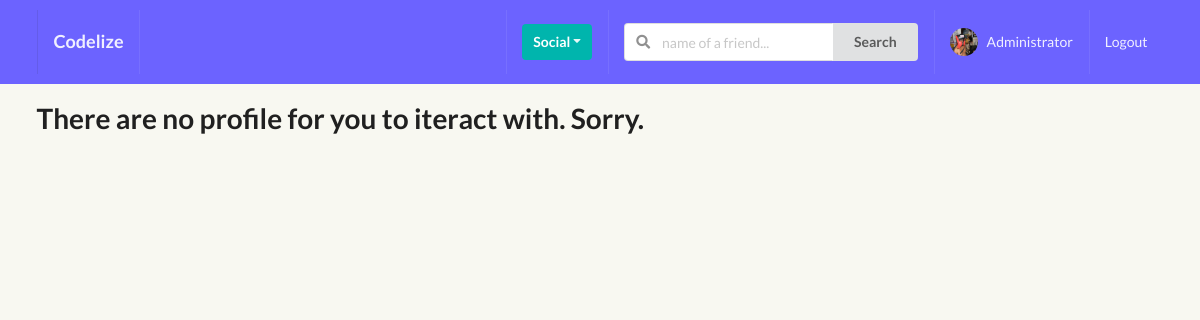
The page /profiles/ (signed in) on the database as committed earlier.
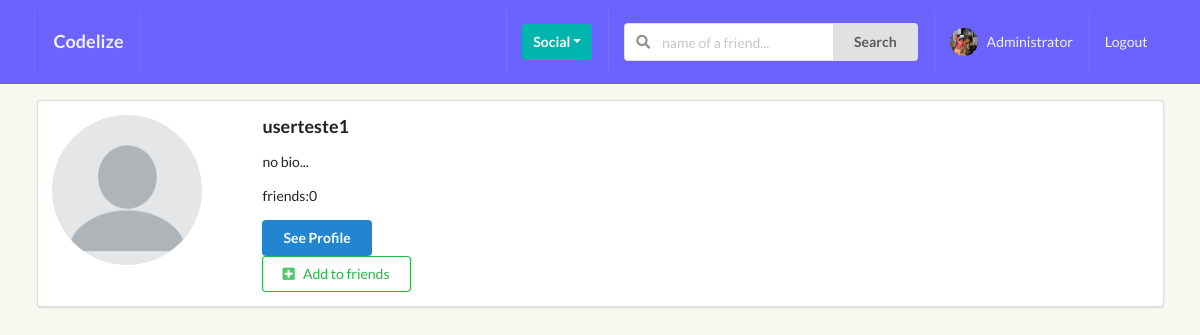
The same page on the database as committed later.
### perfil/models.py (models this page shows, shortened)
class Profile(models.Model):
    first_name = models.CharField(max_length=200, blank=True)
    last_name = models.CharField(max_length=200, blank=True)
    username = models.OneToOneField(User, on_delete=models.CASCADE)
    bio = models.TextField(default="no bio...", max_length=300)
    email = models.EmailField(max_length=200, blank=True)
    country = models.CharField(max_length=200, blank=True)
    avatar = models.ImageField(default='avatar.png', upload_to='avatars/')
    friends = models.ManyToManyField(User, blank=True, related_name='friends')
    slug = models.SlugField(unique=True, blank=True)
    updated = models.DateTimeField(auto_now=True)
    created = models.DateTimeField(auto_now_add=True)
    objects = ProfileManager()
    def get_absolute_url(self):
        return reverse("perfil:profile_detail_view", kwargs={"slug": self.slug})
    def get_friends_no(self):
        return self.friends.count()
    __initial_first_name = None
    __initial_last_name = None
    def __init__(self, *args, **kwargs):
        super().__init__(*args, **kwargs)
        self.__initial_first_name = self.first_name
        self.__initial_last_name = self.last_name

### perfil/views.py (the view)
# urls.py: path('', ProfileListView.as_view(), name="all-profiles-view"),
class ProfileListView(LoginRequiredMixin, ListView):
    model = Profile
    template_name = 'perfil/profiles_list.html'
    def get_queryset(self):
        qs = Profile.objects.get_all_profiles(self.request.user)
        return qs
    def get_context_data(self, **kwargs):
        context = super().get_context_data(**kwargs)
        user = User.objects.get(username__iexact=self.request.user)
        profile = Profile.objects.get(username=user)
        rel_r = Relationship.objects.filter(sender=profile)
        rel_s = Relationship.objects.filter(receiver=profile)
        rel_receiver = []
        rel_sender = []
        for item in rel_r:
            rel_receiver.append(item.receiver.username)
        for item in rel_s:
            rel_sender.append(item.sender.username)
        context["rel_receiver"] = rel_receiver
        context["rel_sender"] = rel_sender
        context['is_empty'] = False
        if len(self.get_queryset()) == 0:
            context['is_empty'] = True
        return context

### perfil/context_processors.py (called while the page is built)
def profile_pic(request):
    if request.user.is_authenticated:
        profile_obj = Profile.objects.get(username=request.user)
        pic = profile_obj.avatar
        return {'picture':pic}
    return {}

def invitations_received_no(request):
    if request.user.is_authenticated:
        profile_obj = Profile.objects.get(username=request.user)
        qs_count = Relationship.objects.invitations_received(profile_obj).count()
        return {'invites_num':qs_count}
    return {}

### perfil/models.py (called while the page is built)
    def get_all_profiles(self, me):
        profiles = Profile.objects.all().exclude(username=me)
        return profiles

    def invitations_received(self, receiver):
        qs = Relationship.objects.filter(receiver=receiver, status='send')
        return qs

### perfil/templates/perfil/profiles_list.html (shortened to what this page needs)
{% extends 'base.html' %} {% block title %} All Profiles {% endblock title %} {% block content %} {% if is_empty %}
<h1>There are no profile for you to iteract with. Sorry.</h1>
{% endif %}
{% for obj in object_list %}
<div class="ui segment">
    <div class="ui grid">
        <div class="row">
            <div class="three wide column">
                <img class="ui small circular image fullpc" src={{obj.avatar.url}}>
            </div>
            <div class="thirteen wide column">
                <h3>{{obj.username}}</h3>
                <p>{{obj.bio}}</p>
                <p>friends:{{obj.get_friends_no}}</p>
                <a href={{ obj.get_absolute_url }}><button class="ui primary button">See Profile</button></a>
                <br> {% if obj.username not in rel_receiver and request.user not in rel_sender %}
                <form action="{% url 'perfil:send_invite' %}" method="POST">
                    <button type="submit" class="ui positive basic button"><i class="plus square icon"></i>Add to friends</button>
                </form>
                {% endif %}
            </div>
        </div>
    </div>
</div>
{% endfor %} {% endblock content %}

Rows that differ between the two databases and show on the page:
added Profile: avatar (placeholder picture), username "userteste1", bio "no bio...", get_friends_no "0"
Other text that changed with them:
text no longer shown: "There are no profile for you to iteract with. Sorry."
